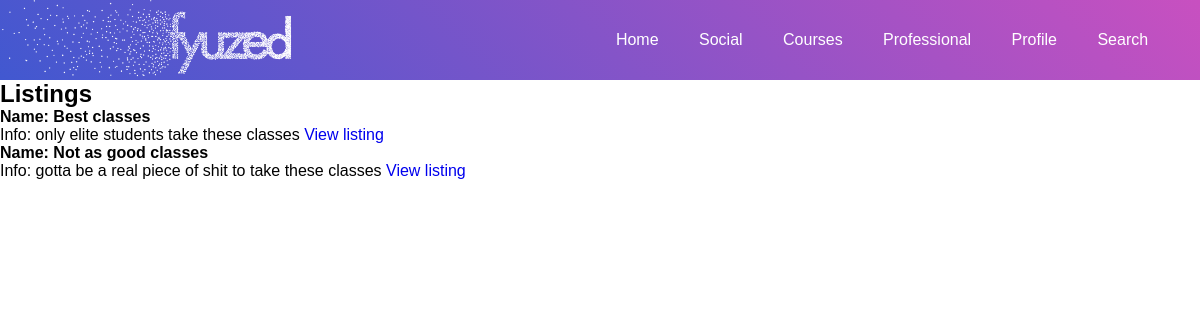
/courses/listings/ (signed in), run on an earlier commit of the app's database.
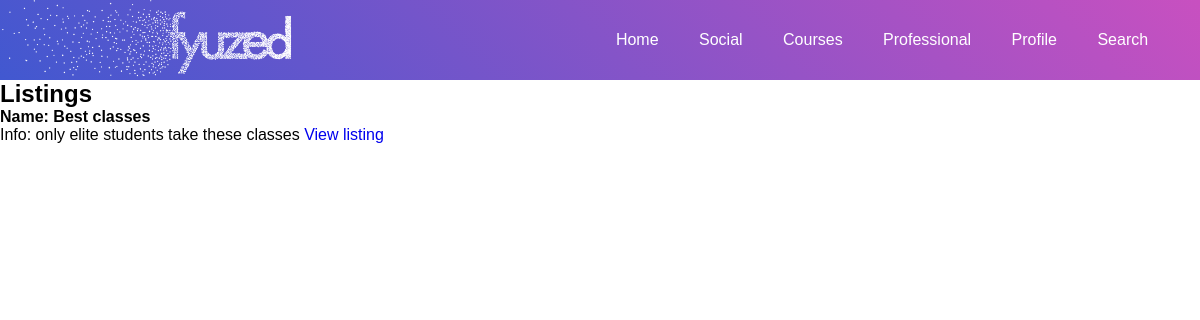
And on a later commit of the database.
### courses/models.py (models this page shows, shortened)
class Listing(models.Model):
    name = models.CharField(max_length = 400, unique=True, default=uuid.uuid1)
    info = models.CharField(max_length = 400)
    slug = models.SlugField(unique=True, default=uuid.uuid1)

### courses/views.py (the view)
# urls.py: path('listings/', Listings.as_view(), name="listings"),
class Listings(LoginRequiredMixin, ListView):
    model = Listing
    template_name = "courses/listings.html"

### templates/courses/listings.html (shortened to what this page needs)
{% extends 'base.html' %}
{% block content %}
<h2>Listings</h2>
<ul>
    {% for listing in object_list %}
        <p>
            <li style="font-weight: bold;">Name: {{ listing.name }}</li>
            Info: {{ listing.info }}
            <a href="{% url 'view_listing' listing.slug %}">View listing</a>
        </p>
    {% endfor %}
</ul>
{% endblock %}

What changed in the data, as far as the page shows it:
removed Listing: name "Not as good classes", info "gotta be a real piece of shit to take these classes"
